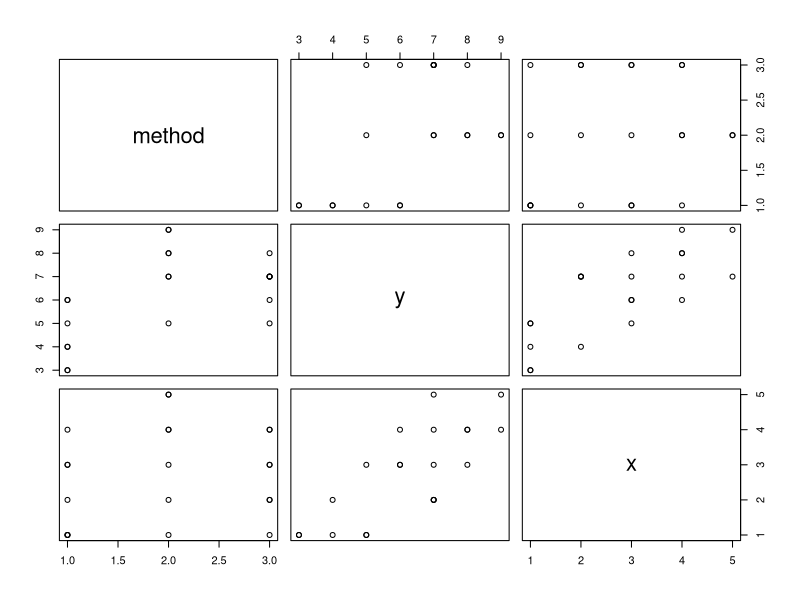
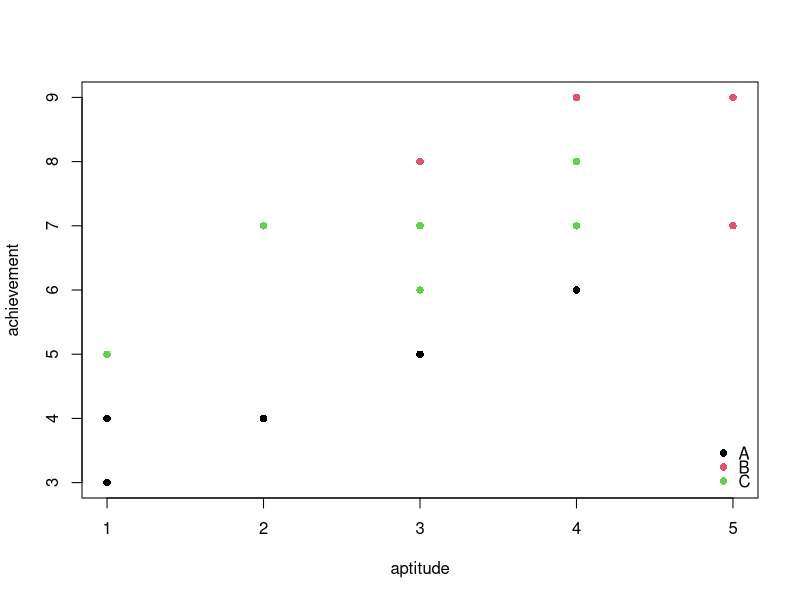

These charts were generated, in order, by the following R code:
# 2.6 ANCOVA - Practice

ach <- read.table("achievement.txt", header = TRUE)
attach(ach)
head(ach)
n <- nrow(ach)

method <- as.factor(method)

# 3 x 3 plot - each pair of variables
plot(ach)

# achievement score vs initial aptitude
plot(x, y, col=method, pch=16, xlab="aptitude", ylab="achievement")
legend(x="bottomright", legend = c("A", "B", "C"), col=c(1,2,3), 
       pch=16, y.intersp = 0.7, bg="transparent", bty="n")

### FIT MODEL WITH LM/GLM ###

lm.fit <- lm(y ~ x+method)
summary(lm.fit)

glm.fit <- glm(y ~ x+method, family = gaussian)
summary(glm.fit)

### FIT MODEL WITH MATHS ###

# null model
# design matrix is a column of 1s
# b.hat0 is 1x1, equals the grand mean of response
X0 <- cbind(rep(1, n))
(b.hat0 <- solve(t(X0) %*% X0) %*% t(X0) %*% y)
D0 <- t(y) %*% y - t(b.hat0) %*% t(X0) %*% y 

# model of interest
# design matrix:
# col1 = 1s, 0s,
# col2 = 0s, 1s, 0s
# col3 = 0s, 1s
# col4 = all x-values for all levels
X <- cbind ( 
  c(rep(1,7), rep(0,14)),
  c(rep(0,7), rep(1,7), rep(0,7)),
  c(rep(0,14),rep(1,7)),
  x
)
(b.hat <- solve(t(X) %*% X) %*% t(X) %*% y)
D1 <- t(y) %*% y - t(b.hat) %*% t(X) %*% y 

# hypothesis test

p <- 4 #estimates
n <- 21
f.stat <- (D0 - D1)/(p-1) / (D1 / (n-p))
f.crit <- qf(0.05, p-1, n-p, lower.tail = FALSE)
# reject H0

p.value <- pf(f.stat, p-1, n-p, lower.tail = FALSE)
# reject H0


### REDUCED MODEL (EXAMPLE IN DOBSON & BARNETT) ###

# design matrix is a column of 1s, plus all x
# b.hat0 is 2x1
X0 <- cbind(rep(1, n), x)
(b.hat0 <- solve(t(X0) %*% X0) %*% t(X0) %*% y)
D0 <- t(y) %*% y - t(b.hat0) %*% t(X0) %*% y 

# hypothesis test

p <- 4 #estimates for model of interest
q <- 2 #estimates for reduced model
n <- 21
f.stat <- (D0 - D1)/(p-q) / (D1 / (n-p))
f.crit <- qf(0.05, p-q, n-p, lower.tail = FALSE)
# reject H0

p.value <- pf(f.stat, p-q, n-p, lower.tail = FALSE)
# reject H0
